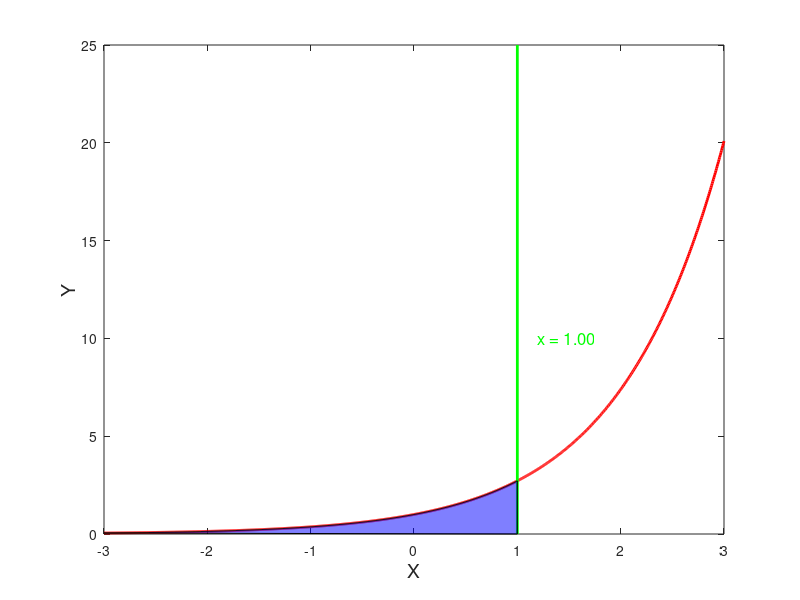

This chart was generated by the following MATLAB code: (Note: this script raises an error after producing the figure.)
range = linspace(-3, 3, 1000);
e_range = exp(range);

x = 1;
x_axis = [x x];
y_axis = [0 25];

figure;
plot(range, e_range, 'r-', 'DisplayName', 'e^x', 'LineWidth', 2);
hold on

plot(x_axis, y_axis, 'g-', 'DisplayName', 'X', 'LineWidth', 2);
x_text = sprintf('x = %.2f', x);
text(x + 0.2, 10, x_text, 'FontSize', 12, 'Color', 'g');

x_fill = [range(range <= x), fliplr(x_axis)];
y_fill = [e_range(range <= x), fliplr(y_axis)];

fill(x_fill, y_fill, 'b', 'FaceAlpha', 0.5, 'DisplayName', 'Area under e^x');

xlabel('X', 'FontSize', 14);
ylabel('Y', 'FontSize', 14);

slope_x = [x - 0.5, x + 0.5];
slope_x = [max(slope_x(1), min(range)), min(slope_x(2), max(range))];
slope_y = slope_at_x * (slope_x - x) + exp(x);

plot(slope_x, slope_y, 'm-', 'DisplayName', 'Slope', 'LineWidth', 2);

lgd = legend('Location', 'Best');
set(lgd, 'Color', [0.9 0.9 0.9], 'EdgeColor', [0.2 0.2 0.2], 'FontWeight', 'bold', 'FontSize', 12);

slope_text = sprintf('Slope of e^x at x = %.2f: %.4f', x, slope_at_x);
text(x + 0.2, slope_at_x, slope_text, 'FontSize', 12, 'Color', 'm');

area_text = sprintf('Area: e^{%.4f}', log(area_under_curve));
text(x - 2, area_under_curve + 2, area_text, 'FontSize', 12, 'Color', 'b');


title('The value of e', 'FontSize', 16);
grid on;

axis([-3 3 0 25]);

set(gcf, 'Color', [1 1 1]);
set(gca, 'LineWidth', 1, 'FontSize', 12);

% saveas(gcf, './img/e_value.png');